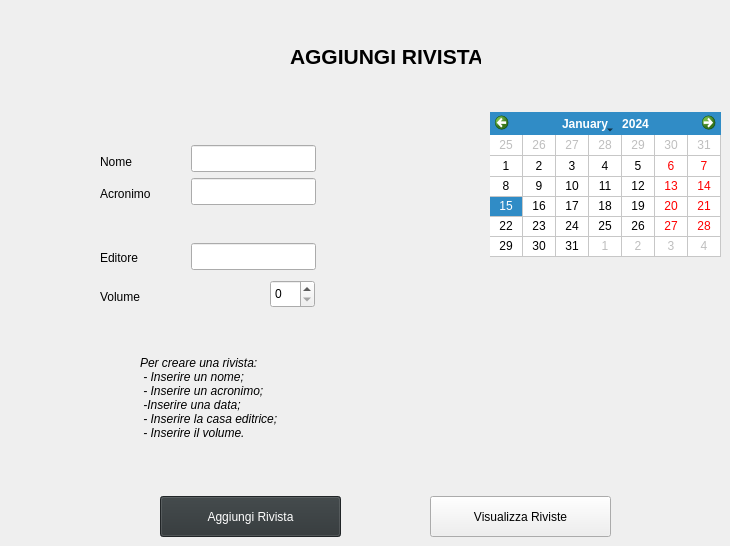
    <widget class="QWidget" name="PaginaRiviste">
     <widget class="QSpinBox" name="VolumeInput">
      <property name="geometry">
       <rect>
        <x>270</x>
        <y>280</y>
        <width>45</width>
        <height>28</height>
       </rect>
      </property>
     </widget>
     <widget class="QPushButton" name="AggiungiRivista">
      <property name="geometry">
       <rect>
        <x>160</x>
        <y>496</y>
        <width>181</width>
        <height>41</height>
       </rect>
      </property>
      <property name="styleSheet">
       <string notr="true">background-color: rgb(46, 52, 54);
color: rgb(255, 255, 255);</string>
      </property>
      <property name="text">
       <string>Aggiungi Rivista</string>
      </property>
     </widget>
     <widget class="QLineEdit" name="EditoreInput">
      <property name="geometry">
       <rect>
        <x>191</x>
        <y>243</y>
        <width>125</width>
        <height>27</height>
       </rect>
      </property>
     </widget>
     <widget class="QLabel" name="Volume">
      <property name="geometry">
       <rect>
        <x>100</x>
        <y>288</y>
        <width>91</width>
        <height>17</height>
       </rect>
      </property>
      <property name="text">
       <string>Volume</string>
      </property>
     </widget>
     <widget class="QLabel" name="Editore">
      <property name="geometry">
       <rect>
        <x>100</x>
        <y>248</y>
        <width>51</width>
        <height>19</height>
       </rect>
      </property>
      <property name="text">
       <string>Editore</string>
      </property>
     </widget>
     <widget class="QCalendarWidget" name="CalendarioRivista">
      <property name="geometry">
       <rect>
        <x>490</x>
        <y>112</y>
        <width>231</width>
        <height>145</height>
       </rect>
      </property>
      <property name="palette">
       <palette>
        <active>
         <colorrole role="Highlight">
          <brush brushstyle="SolidPattern">
           <color alpha="255">
            <red>46</red>
            <green>52</green>
            <blue>54</blue>
           </color>
          </brush>
         </colorrole>
         <colorrole role="AlternateBase">
          <brush brushstyle="SolidPattern">
           <color alpha="255">
            <red>46</red>
            <green>52</green>
            <blue>54</blue>
           </color>
          </brush>
         </colorrole>
        </active>
        <inactive>
         <colorrole role="Highlight">
          <brush brushstyle="SolidPattern">
           <color alpha="255">
            <red>46</red>
            <green>52</green>
            <blue>54</blue>
           </color>
          </brush>
         </colorrole>
         <colorrole role="AlternateBase">
          <brush brushstyle="SolidPattern">
           <color alpha="255">
            <red>46</red>
            <green>52</green>
            <blue>54</blue>
           </color>
          </brush>
         </colorrole>
        </inactive>
        <disabled>
         <colorrole role="Highlight">
          <brush brushstyle="SolidPattern">
           <color alpha="255">
            <red>145</red>
            <green>145</green>
            <blue>145</blue>
           </color>
          </brush>
         </colorrole>
         <colorrole role="AlternateBase">
          <brush brushstyle="SolidPattern">
           <color alpha="255">
            <red>46</red>
            <green>52</green>
            <blue>54</blue>
           </color>
          </brush>
         </colorrole>
        </disabled>
       </palette>
      </property>
      <property name="styleSheet">
       <string notr="true">alternate-background-color: rgb(46, 52, 54);</string>
      </property>
      <property name="gridVisible">
       <bool>true</bool>
      </property>
      <property name="horizontalHeaderFormat">
       <enum>QCalendarWidget::NoHorizontalHeader</enum>
      </property>
      <property name="verticalHeaderFormat">
       <enum>QCalendarWidget::NoVerticalHeader</enum>
      </property>
      <property name="navigationBarVisible">
       <bool>true</bool>
      </property>
      <property name="dateEditEnabled">
       <bool>true</bool>
      </property>
     </widget>
     <widget class="QLabel" name="Nome_3">
      <property name="geometry">
       <rect>
        <x>100</x>
        <y>152</y>
        <width>42</width>
        <height>19</height>
       </rect>
      </property>
      <property name="text">
       <string>Nome</string>
      </property>
     </widget>
     <widget class="QLineEdit" name="NomeInput_3">
      <property name="geometry">
       <rect>
        <x>191</x>
        <y>145</y>
        <width>125</width>
        <height>27</height>
       </rect>
      </property>
     </widget>
     <widget class="QLineEdit" name="AcronimoInput_2">
      <property name="geometry">
       <rect>
        <x>191</x>
        <y>178</y>
        <width>125</width>
        <height>27</height>
       </rect>
      </property>
     </widget>
     <widget class="QLabel" name="Acronimo_2">
      <property name="geometry">
       <rect>
        <x>100</x>
        <y>184</y>
        <width>66</width>
        <height>19</height>
       </rect>
      </property>
      <property name="text">
       <string>Acronimo</string>
      </property>
     </widget>
     <widget class="QLabel" name="TITLE_4">
      <property name="geometry">
       <rect>
        <x>290</x>
        <y>16</y>
        <width>191</width>
        <height>81</height>
       </rect>
      </property>
      <property name="font">
       <font>
        <pointsize>16</pointsize>
        <weight>75</weight>
        <bold>true</bold>
       </font>
      </property>
      <property name="text">
       <string>AGGIUNGI RIVISTA</string>
      </property>
     </widget>
     <widget class="QLabel" name="label_6">
      <property name="geometry">
       <rect>
        <x>140</x>
        <y>336</y>
        <width>181</width>
        <height>137</height>
       </rect>
      </property>
      <property name="font">
       <font>
        <pointsize>9</pointsize>
        <italic>true</italic>
       </font>
      </property>
      <property name="text">
       <string>Per creare una rivista:
 - Inserire un nome;
 - Inserire un acronimo;
 -Inserire una data;
 - Inserire la casa editrice;
 - Inserire il volume.
</string>
      </property>
     </widget>
     <widget class="QPushButton" name="VisualizzaRiviste">
      <property name="geometry">
       <rect>
        <x>430</x>
        <y>496</y>
        <width>181</width>
        <height>41</height>
       </rect>
      </property>
      <property name="text">
       <string>Visualizza Riviste</string>
      </property>
     </widget>
    </widget>
